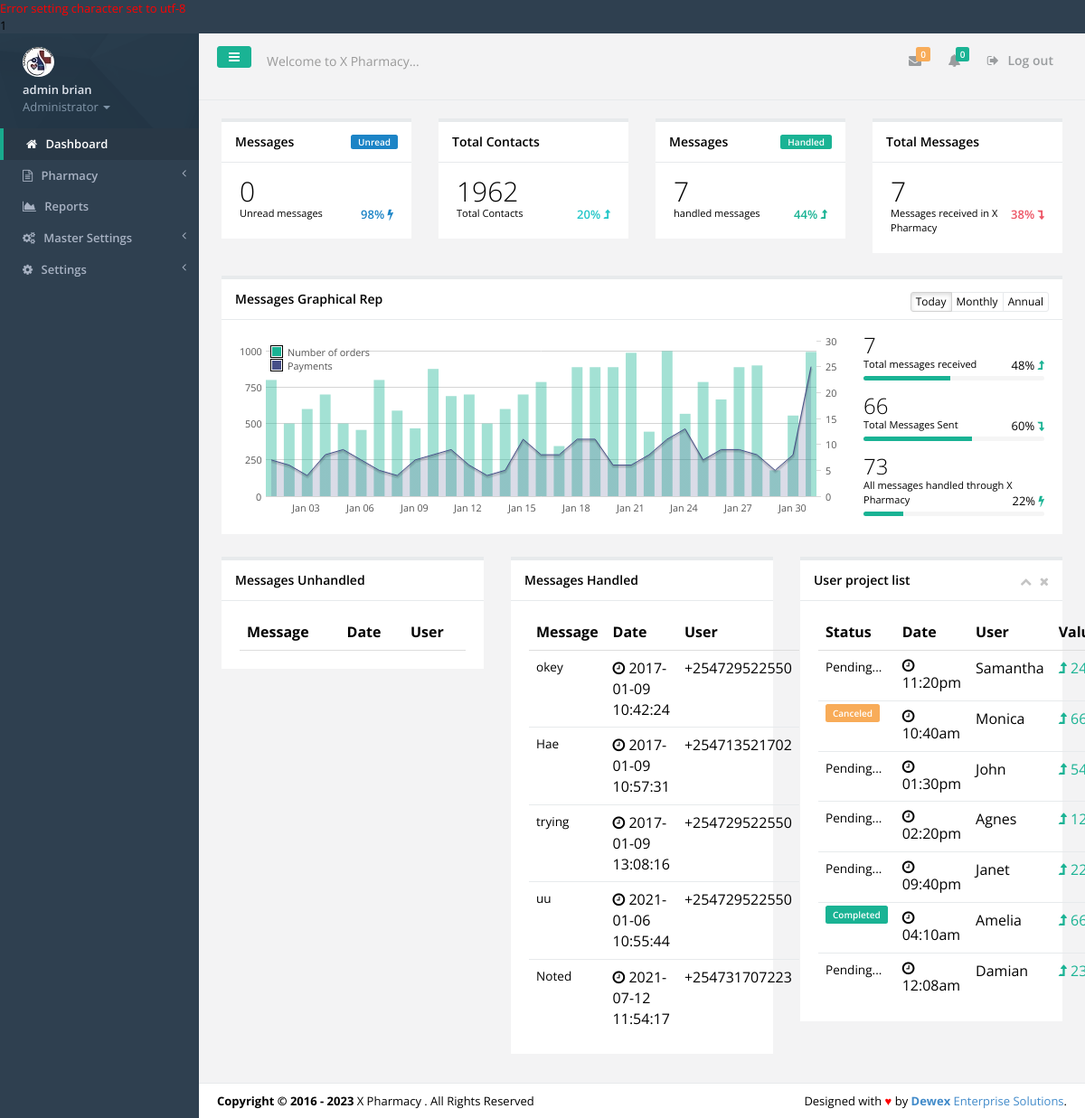
The app's page /dashboard.php (signed in) with its own data.
### tables this page shows
CREATE TABLE IF NOT EXISTS `tbl_users` (
  `id` int(11) NOT NULL,
  `f_name` varchar(30) NOT NULL,
  `s_name` varchar(30) NOT NULL,
  `id_no` varchar(30) NOT NULL,
  `email` varchar(30) NOT NULL,
  `phone` varchar(15) NOT NULL,
  `password` varchar(200) NOT NULL,
  `user_l` varchar(50) NOT NULL,
  `profile_image` varchar(45) NOT NULL,
  `active` varchar(30) NOT NULL
);

CREATE TABLE IF NOT EXISTS `tbl_settings` (
  `settings_id` int(11) NOT NULL,
  `slogan` varchar(100) NOT NULL,
  `l_status` varchar(10) NOT NULL,
  `system_name` varchar(30) NOT NULL,
  `campaigner_name` varchar(30) NOT NULL,
  `campaigner_short_name` varchar(30) NOT NULL,
  `campaign_location` varchar(30) NOT NULL,
  `seat` varchar(30) NOT NULL,
  `inst_date` varchar(15) NOT NULL,
  `photo` varchar(30) NOT NULL,
  `photo_size` varchar(10) NOT NULL,
  `photo_type` varchar(20) NOT NULL,
  `custom_reply_msg` varchar(500) NOT NULL,
  `address` varchar(50) NOT NULL,
  `phone` varchar(30) NOT NULL,
  `email` varchar(30) NOT NULL
);

CREATE TABLE IF NOT EXISTS `tbl_messages` (
  `message_id` int(11) NOT NULL,
  `sender_no` varchar(15) NOT NULL,
  `message_text` varchar(300) NOT NULL,
  `receiver_no` varchar(12) NOT NULL,
  `message_status` int(11) NOT NULL,
  `message_date` varchar(30) NOT NULL,
  `read_status` varchar(10) NOT NULL
);

### dashboard.php (the view, shortened to what the rows shown need)
<?php include 'includes/authenticate.php';?>
<!DOCTYPE html>
<html>
<head>
    <?php include 'includes/meta.php' ;?>
</head>
<body>
    <div id="wrapper">
		<?php include 'includes/sidebar.php'; ?>
        <div id="page-wrapper" class="gray-bg">
        <div class="row border-bottom">
        <?php include 'includes/top-nav.php'; ?>
        </div>
        <div class="wrapper wrapper-content">
        <div class="row">
		<?php
		$getunread = mysqli_query($dbconnect,"SELECT count(*) as d FROM tbl_messages WHERE read_status='0'");
		$gur = mysqli_fetch_array($getunread);
		$gunread = $gur['d'];
		$getread = mysqli_query($dbconnect,"SELECT count(*) as r FROM tbl_messages WHERE read_status='1'");
		$gr = mysqli_fetch_array($getread);
		$gread = $gr['r'];
		$getcontacts = mysqli_query($dbconnect,"SELECT count(*) as c FROM tbl_contacts");
		$gc = mysqli_fetch_array($getcontacts);
		$g_contacts = $gc['c'];
		$getmessages = mysqli_query($dbconnect,"SELECT count(*) as m FROM tbl_messages");
		$gm = mysqli_fetch_array($getmessages);
		$g_m = $gm['m'];
		$getsent = mysqli_query($dbconnect,"SELECT count(*) as s FROM messagein");
		$gs = mysqli_fetch_array($getsent);
		$g_s = $gs['s'];
		$all = $g_s+$g_m;
		?>
                    <div class="col-lg-3">
                        <div class="ibox float-e-margins">
                            <div class="ibox-content">
                                <h1 class="no-margins"><?php echo $gunread; ?></h1>
                            </div>
                        </div>
                    </div>
                    <div class="col-lg-3">
                        <div class="ibox float-e-margins">
                            <div class="ibox-content">
                                <h1 class="no-margins"><?php echo $g_contacts;?></h1>
                            </div>
                        </div>
                    </div>
                    <div class="col-lg-3">
                        <div class="ibox float-e-margins">
                            <div class="ibox-content">
                                <h1 class="no-margins"><?php echo $gread; ?></h1>
                            </div>
                        </div>
                    </div>
                    <div class="col-lg-3">
                        <div class="ibox float-e-margins">
                            <div class="ibox-content">
                                <h1 class="no-margins"><?php echo $g_m; ?></h1>
                                <div class="stat-percent font-bold text-danger">38% <i class="fa fa-level-down"></i></div>
                                <small>Messages received in <?php echo $smart_name; ?></small>
                            </div>
                        </div>
            </div>
        </div>
        <div class="row">
                    <div class="col-lg-12">
                        <div class="ibox float-e-margins">
                            <div class="ibox-content">
                                <div class="row">
                                <div class="col-lg-3">
                                    <ul class="stat-list">
                                        <li>
                                            <h2 class="no-margins"><?php echo $g_m;?></h2>
                                        </li>
                                        <li>
                                            <h2 class="no-margins "><?php echo $g_s; ?></h2>
                                        </li>
                                        <li>
                                            <h2 class="no-margins "><?php echo $all; ?></h2>
                                            <small>All messages handled through <?php echo $smart_name; ?></small>
                                            <div class="stat-percent">22% <i class="fa fa-bolt text-navy"></i></div>
                                            <div class="progress progress-mini">
                                                <div style="width: 22%;" class="progress-bar"></div>
                                            </div>
                                        </li>
                                        </ul>
                                    </div>
                                </div>
                                </div>
                            </div>
                        </div>
                    </div>
                <div class="row">
                    <div class="col-lg-4">
                        <div class="ibox float-e-margins">
                                    <div class="ibox-content">
                                        <table class="table table-hover no-margins">
                                            <thead>
                                            <tr>
                                                <th>Message</th>
                                                <th>Date</th>
                                                <th>User</th>
                                            </tr>
                                            </thead>
                                        </table>
                                    </div>
                                </div>
                    </div>
                    <div class="col-lg-8">
                        <div class="row">
                            <div class="col-lg-6">
                                <div class="ibox float-e-margins">
                                    <div class="ibox-content">
                                        <table class="table table-hover no-margins">
                                            <thead>
                                            <tr>
                                                <th>Message</th>
                                                <th>Date</th>
                                                <th>User</th>
                                            </tr>
                                            </thead>
                                            <tbody>
											<?php
												$getu = mysqli_query($dbconnect,"SELECT * FROM tbl_messages WHERE read_status='1' ORDER BY message_date ASC LIMIT 5");
												while($u = mysqli_fetch_array($getu)){
													$senderNo = $u['sender_no'];
													$msgTxt = $u['message_text'];
													$msgDate = $u['message_date'];
													?>
													<tr>
														<td><small><?php echo $msgTxt;?> </small></td>
														<td><i class="fa fa-clock-o"></i> <?php echo $msgDate;?></td>
														<td><?php echo $senderNo;?></td>
													</tr>
													<?php
												}
											?>
                                            </tbody>
                                        </table>
                                    </div>
                                </div>
                            </div>
                            <div class="col-lg-6">
                                <div class="ibox float-e-margins">
                                    <div class="ibox-content">
                                        <table class="table table-hover no-margins">
                                            <thead>
                                            <tr>
                                                <th>Status</th>
                                                <th>Date</th>
                                                <th>User</th>
                                                <th>Value</th>
                                            </tr>
                                            </thead>
                                        </table>
                                    </div>
                                </div>
                            </div>
                        </div>
                    </div>
                </div>
                </div>
				<?php include 'includes/footer.php'; ?>
        </div>
    </div>
</body>
</html>

### includes/sidebar.php (shortened to what the rows shown need)
<nav class="navbar-default navbar-static-side" role="navigation">
            <div class="sidebar-collapse">
                <ul class="nav" id="side-menu">
                    <li class="nav-header">
                        <div class="dropdown profile-element">
                            <a data-toggle="dropdown" class="dropdown-toggle" href="#">
                            <span class="clear"> <span class="block m-t-xs"> <strong class="font-bold"><?php echo "$sfname $ssname";?></strong>
                             </span> <span class="text-muted text-xs block">Administrator <b class="caret"></b></span> </span> </a>
                        </div>
                    </li>
                </ul>
            </div>
        </nav>

### includes/top-nav.php (shortened to what the rows shown need)
<nav class="navbar navbar-static-top" role="navigation" style="margin-bottom: 0">
        <div class="navbar-header">
            <form role="search" class="navbar-form-custom" method="post" action="search_results.html">
                <div class="form-group">
                    <input type="text" placeholder="Welcome to <?php echo $smart_name; ?>..." class="form-control" name="top-search" id="top-search">
                </div>
            </form>
        </div>
	</nav>

### includes/footer.php
<div class="footer">
    <div class="pull-right">
        Designed with <span style="color:red">&hearts;</span> by <a href="mailto: isaacwex@gmail.com tel:0729522550" target="_blank" title="We're Dewex Enterprise Solutions" target="_blank" rel="dofollow"><strong>Dewex</strong> Enterprise Solutions</a>.
    </div>
    <div>
        <strong>Copyright &copy; 2016 - <?php echo date('Y'); ?></strong> <?php echo $smart_name; ?> . All Rights Reserved
    </div>
</div>

### records on screen
tbl_users: f_name "admin", s_name "brian"
tbl_settings: top-search "Welcome to X Pharmacy...", system_name "X Pharmacy"
tbl_messages: message_text "okey", message_date "2017-01-09 10:42:24", sender_no "+254729522550"
tbl_messages: message_text "Hae", message_date "2017-01-09 10:57:31", sender_no "+254713521702"
tbl_messages: message_text "trying", message_date "2017-01-09 13:08:16", sender_no "+254729522550"
tbl_messages: message_text "uu", message_date "2021-01-06 10:55:44", sender_no "+254729522550"
tbl_messages: message_text "Noted", message_date "2021-07-12 11:54:17", sender_no "+254731707223"

### other values on screen
$dbconnect->error() "1"
$gunread "0"
$g_contacts "1962"
$gread "7"
$g_m "7"
$g_s "66"
$all "73"
